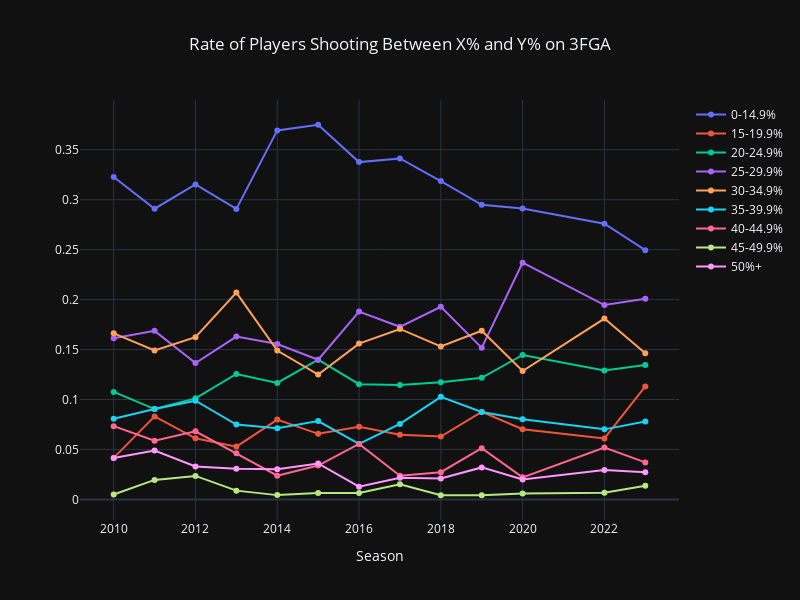

Notebook code for this chart:
### Code cell
plot = go.Figure(data=[
    go.Line(
    name = '0-14.9%',
    x = three_pct_norm.columns.values,
    y = three_pct_norm.iloc[0]
    ),
    go.Line(
    name = '15-19.9%',
    x = three_pct_norm.columns.values,
    y = three_pct_norm.iloc[1]
    ),
    go.Line(
    name = '20-24.9%',
    x = three_pct_norm.columns.values,
    y = three_pct_norm.iloc[2]
    ),
    go.Line(
    name = '25-29.9%',
    x = three_pct_norm.columns.values,
    y = three_pct_norm.iloc[3]
    ),
    go.Line(
    name = '30-34.9%',
    x = three_pct_norm.columns.values,
    y = three_pct_norm.iloc[4]
    ),
    go.Line(
    name = '35-39.9%',
    x = three_pct_norm.columns.values,
    y = three_pct_norm.iloc[5]
    ),
    go.Line(
    name = '40-44.9%',
    x = three_pct_norm.columns.values,
    y = three_pct_norm.iloc[6]
    ),
    go.Line(
    name = '45-49.9%',
    x = three_pct_norm.columns.values,
    y = three_pct_norm.iloc[7]
    ),
    go.Line(
    name = '50%+',
    x = three_pct_norm.columns.values,
    y = three_pct_norm.iloc[8]
    )],
    layout=go.Layout(
        title="Rate of Players Shooting Between X% and Y% on 3FGA",
        xaxis_title="Season",
        template="plotly_dark",
        width=800,
        height=600,
        title_x = 0.5        
                 )
    )

plot.show()

#save Figure as jpg image
#plot.write_image("images/ind_3fg_pct_by_season.jpeg", scale=6)

### Figure 1 — Plotly figure (JSON) as saved in the notebook; plotly's stock layout.template omitted (floating-point values rounded to 4 significant figures)
{"data": [{"name": "0-14.9%", "type": "scatter", "x": [2010, 2011, 2012, 2013, 2014, 2015, 2016, 2017, 2018, 2019, 2020, 2022, 2023], "y": [0.3227, 0.291, 0.3153, 0.2907, 0.3693, 0.375, 0.3376, 0.3413, 0.3187, 0.2949, 0.2912, 0.276, 0.2495]}, {"name": "15-19.9%", "type": "scatter", "x": [2010, 2011, 2012, 2013, 2014, 2015, 2016, 2017, 2018, 2019, 2020, 2022, 2023], "y": [0.04156, 0.08313, 0.06118, 0.05286, 0.07991, 0.06568, 0.07265, 0.06479, 0.06289, 0.08761, 0.07028, 0.06109, 0.1131]}, {"name": "20-24.9%", "type": "scatter", "x": [2010, 2011, 2012, 2013, 2014, 2015, 2016, 2017, 2018, 2019, 2020, 2022, 2023], "y": [0.1076, 0.09046, 0.1012, 0.1256, 0.1166, 0.1398, 0.1154, 0.1145, 0.1174, 0.1218, 0.1446, 0.129, 0.1345]}, {"name": "25-29.9%", "type": "scatter", "x": [2010, 2011, 2012, 2013, 2014, 2015, 2016, 2017, 2018, 2019, 2020, 2022, 2023], "y": [0.1614, 0.1687, 0.1365, 0.163, 0.1555, 0.1398, 0.188, 0.1728, 0.1929, 0.1517, 0.2369, 0.1946, 0.2008]}, {"name": "30-34.9%", "type": "scatter", "x": [2010, 2011, 2012, 2013, 2014, 2015, 2016, 2017, 2018, 2019, 2020, 2022, 2023], "y": [0.1663, 0.1491, 0.1624, 0.207, 0.149, 0.125, 0.156, 0.1706, 0.153, 0.1688, 0.1285, 0.181, 0.1462]}, {"name": "35-39.9%", "type": "scatter", "x": [2010, 2011, 2012, 2013, 2014, 2015, 2016, 2017, 2018, 2019, 2020, 2022, 2023], "y": [0.08068, 0.09046, 0.09882, 0.07489, 0.07127, 0.07839, 0.05556, 0.07559, 0.1027, 0.08761, 0.08032, 0.07014, 0.07797]}, {"name": "40-44.9%", "type": "scatter", "x": [2010, 2011, 2012, 2013, 2014, 2015, 2016, 2017, 2018, 2019, 2020, 2022, 2023], "y": [0.07335, 0.05868, 0.06824, 0.04626, 0.02376, 0.0339, 0.05556, 0.02376, 0.02725, 0.05128, 0.02209, 0.05204, 0.03704]}, {"name": "45-49.9%", "type": "scatter", "x": [2010, 2011, 2012, 2013, 2014, 2015, 2016, 2017, 2018, 2019, 2020, 2022, 2023], "y": [0.00489, 0.01956, 0.02353, 0.008811, 0.00432, 0.006356, 0.00641, 0.01512, 0.004193, 0.004274, 0.006024, 0.006787, 0.01365]}, {"name": "50%+", "type": "scatter", "x": [2010, 2011, 2012, 2013, 2014, 2015, 2016, 2017, 2018, 2019, 2020, 2022, 2023], "y": [0.04156, 0.0489, 0.03294, 0.03084, 0.03024, 0.03602, 0.01282, 0.0216, 0.02096, 0.03205, 0.02008, 0.02941, 0.02729]}], "layout": {"height": 600, "title": {"text": "Rate of Players Shooting Between X% and Y% on 3FGA", "x": 0.5}, "width": 800, "xaxis": {"title": {"text": "Season"}}}}
